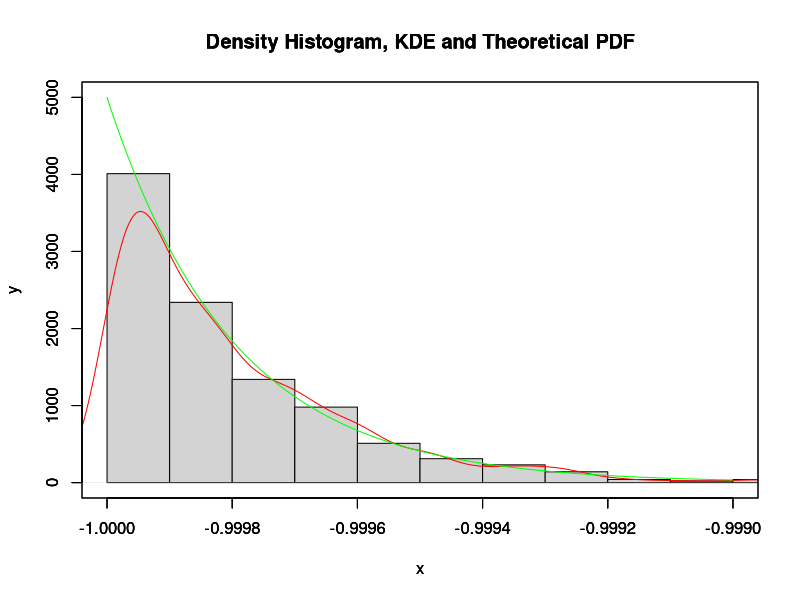

Here is the R script that generated this plot:
n <- 10000
m <- 1000
x <- runif(n * m, min = -1, max = 1)
x_1 <- as.data.frame(matrix(data = x, ncol = m))
x_1 <- sapply(x_1, min)

hist(x_1, freq = F, xlim = c(-1, -.999), ylim = c(0, 5000),
     main = 'Density Histogram, KDE and Theoretical PDF', xlab = 'x', ylab = 'y')
par(new = T)

plot(density(x_1), xlim = c(-1, -.999), ylim = c(0, 5000),
     col = 'red', main = 'Density Histogram, KDE and Theoretical PDF', xlab = 'x', ylab = 'y')
par(new = T)

x <- seq(-1, -.999, length.out = m)
y <- n * dunif(x, min = -1, max = 1) * ((1 - (x + 1) / 2) ^ (n - 1))

plot(x, y, xlim = c(-1, -.999), ylim = c(0, 5000), col = 'green', type = 'l',
     main = 'Density Histogram, KDE and Theoretical PDF', xlab = 'x', ylab = 'y')